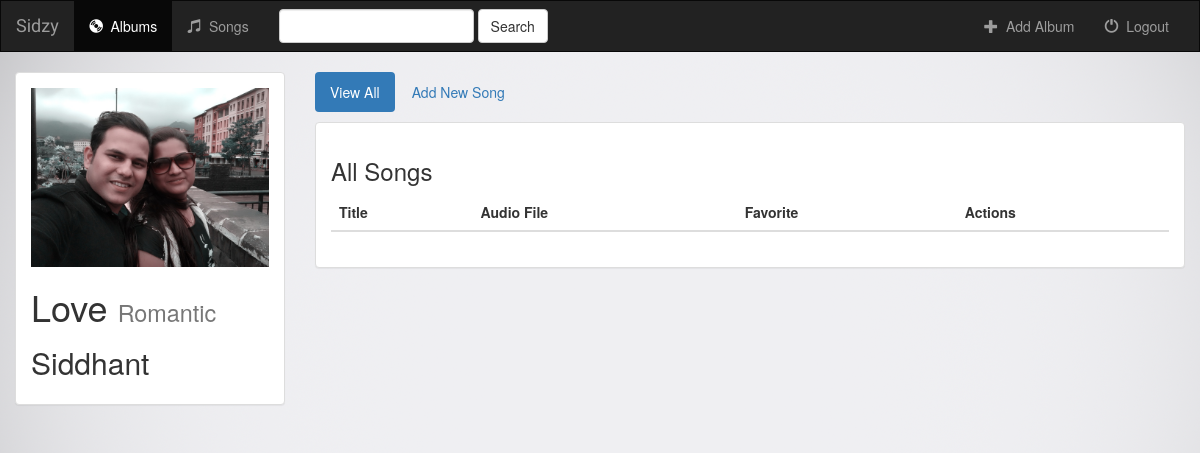
/music/3/, run on the app's committed database.
### music/models.py (models this page shows, shortened)
class Album(models.Model):
    artist = models.CharField(max_length=250)
    album_title = models.CharField(max_length=500)
    genre = models.CharField(max_length=100)
    album_logo = models.FileField()

### music/views.py (the view)
# urls.py: url(r'^(?P<pk>[0-9]+)/$', views.DetailView.as_view(), name='detail'),
class DetailView(generic.DetailView):
    model = Album
    template_name='music/detail.html'

### music/templates/music/detail.html (shortened to what this page needs)
{% extends "music/base.html" %}
{% block body %}
    <div class="container-fluid songs-container">
        <div class="row">
            <div class="col-sm-4 col-md-3">
                <div class="panel panel-default">
                    <div class="panel-body">
                        <a href="{% url 'music:detail' album.id %}">
                            <img src="{{ album.album_logo.url }}" class="img-responsive"/>
                        </a>
                        <h1>{{ album.album_title }}
                            <small>{{ album.genre }}</small>
                        </h1>
                        <h2>{{ album.artist }}</h2>
                    </div>
                </div>
            </div>
            <div class="col-sm-8 col-md-9">
                <ul class="nav nav-pills" style="margin-bottom: 10px;">
                    <li class="active">
                        <a href="{% url 'music:detail' album.id %}">View All</a>
                    </li>
                    <li>
                        <a href="#">Add New Song</a>
                    </li>
                </ul>
                <div class="panel panel-default">
                    <div class="panel-body">
                        <h3>All Songs</h3>
                        <table class="table">
                            <thead>
                                <tr>
                                    <th>Title</th>
                                    <th>Audio File</th>
                                    <th>Favorite</th>
                                    <th>Actions</th>
                                </tr>
                            </thead>
                        </table>
                    </div>
                </div>
            </div>
        </div>
    </div>
{% endblock body %}

### music/static/music/style.css (style rules this page uses)
body { background: white url("images/background.png"); }

### data on the page
Album: album_logo (picture), album_title "Love", genre "Romantic", artist "Siddhant"
